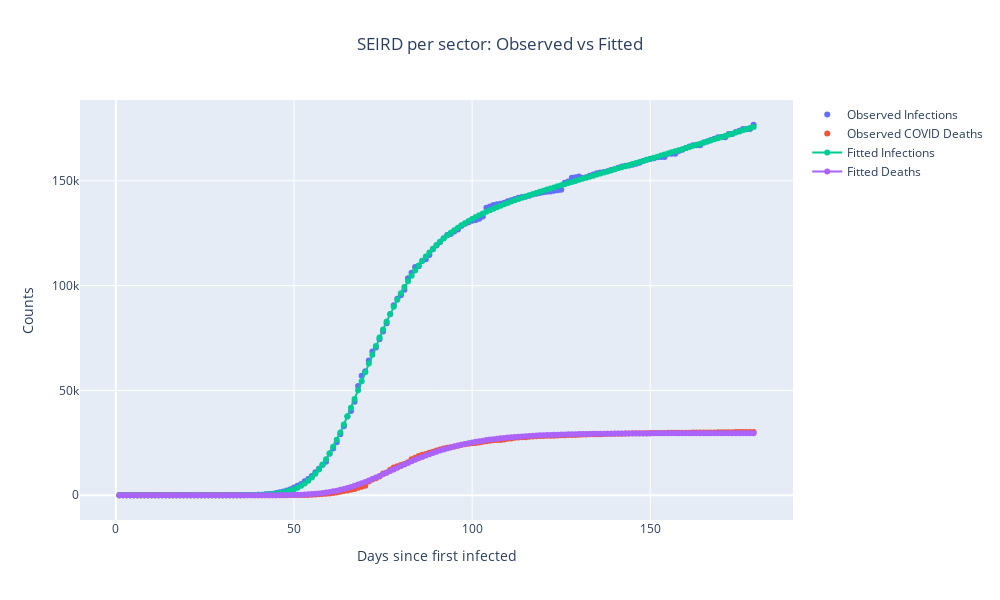

The notebook cell saved with this chart:
### Code cell
print(f'{days} fitted days out of {days+out_days} available data points')

final = data + result.residual.reshape(data.shape)
tspan_full = np.arange(1, days+out_days+1, 1)

fig = go.Figure()
fig.add_trace(go.Scatter(x=tspan_full, y=data[:, 0], mode='markers', name='Observed Infections', line = dict(dash='dot')))
# fig.add_trace(go.Scatter(x=tspan_full, y=data[:, 1], mode='markers', name='Observed Recovered', line = dict(dash='dot')))
fig.add_trace(go.Scatter(x=tspan_full, y=data[:, 1], mode='markers', name='Observed COVID Deaths', line = dict(dash='dot')))
# fig.add_trace(go.Scatter(x=tspan_full, y=data[:, 2], mode='markers', name='Observed Collateral Deaths', line = dict(dash='dot')))
fig.add_trace(go.Scatter(x=tspan_full, y=final[:, 0], mode='lines+markers', name='Fitted Infections'))
# fig.add_trace(go.Scatter(x=tspan_full, y=final[:, 1], mode='lines+markers', name='Fitted Recovered'))
fig.add_trace(go.Scatter(x=tspan_full, y=final[:, 1], mode='lines+markers', name='Fitted Deaths'))
# fig.add_trace(go.Scatter(x=tspan_full, y=final[:, 2], mode='lines+markers', name='Fitted Collateral Deaths'))
if out_days > 0:
    fig.add_trace(go.Scatter(x=tspan_full, y=data_full[:, 0], mode='markers', name='Observed Infections (Full)', line = dict(dash='dot')))
#     fig.add_trace(go.Scatter(x=tspan_full, y=data_full[:, 1], mode='markers', name='Observed Recovered (Full)', line = dict(dash='dot')))
    fig.add_trace(go.Scatter(x=tspan_full, y=data_full[:, 1], mode='markers', name='Observed Deaths (Full)', line = dict(dash='dot')))
#     fig.add_trace(go.Scatter(x=tspan_full, y=data_full[:, 2], mode='markers', name='Observed Collateral Deaths (Full)', line = dict(dash='dot')))
    
fig.update_layout(title='SEIRD per sector: Observed vs Fitted',
                       xaxis_title='Days since first infected',
                       yaxis_title='Counts',
                       title_x=0.5,
                      width=1000, height=600
                     )
if STATIC_PLOTS:
    img_bytes = fig.to_image(format="png")
    display(Image(img_bytes))
else:
    fig.show()

### Figure 1 — Plotly figure (JSON) as saved in the notebook; plotly's stock layout.template omitted (floating-point values rounded to 4 significant figures; data arrays with more than 128 entries replaced by an {"elided": "..."} marker saying what was removed)
{"data": [{"line": {"dash": "dot"}, "mode": "markers", "name": "Observed Infections", "type": "scatter", "x": {"elided": "179 int values"}, "y": {"elided": "179 int values"}}, {"line": {"dash": "dot"}, "mode": "markers", "name": "Observed COVID Deaths", "type": "scatter", "x": {"elided": "179 int values"}, "y": {"elided": "179 int values"}}, {"mode": "lines+markers", "name": "Fitted Infections", "type": "scatter", "x": {"elided": "179 int values"}, "y": {"elided": "179 float values"}}, {"mode": "lines+markers", "name": "Fitted Deaths", "type": "scatter", "x": {"elided": "179 int values"}, "y": {"elided": "179 float values"}}], "layout": {"height": 600, "title": {"text": "SEIRD per sector: Observed vs Fitted", "x": 0.5}, "width": 1000, "xaxis": {"autorange": true, "range": [-10.06, 190.1], "title": {"text": "Days since first infected"}, "type": "linear"}, "yaxis": {"autorange": true, "range": [-11810.0, 188600.0], "title": {"text": "Counts"}, "type": "linear"}}}
